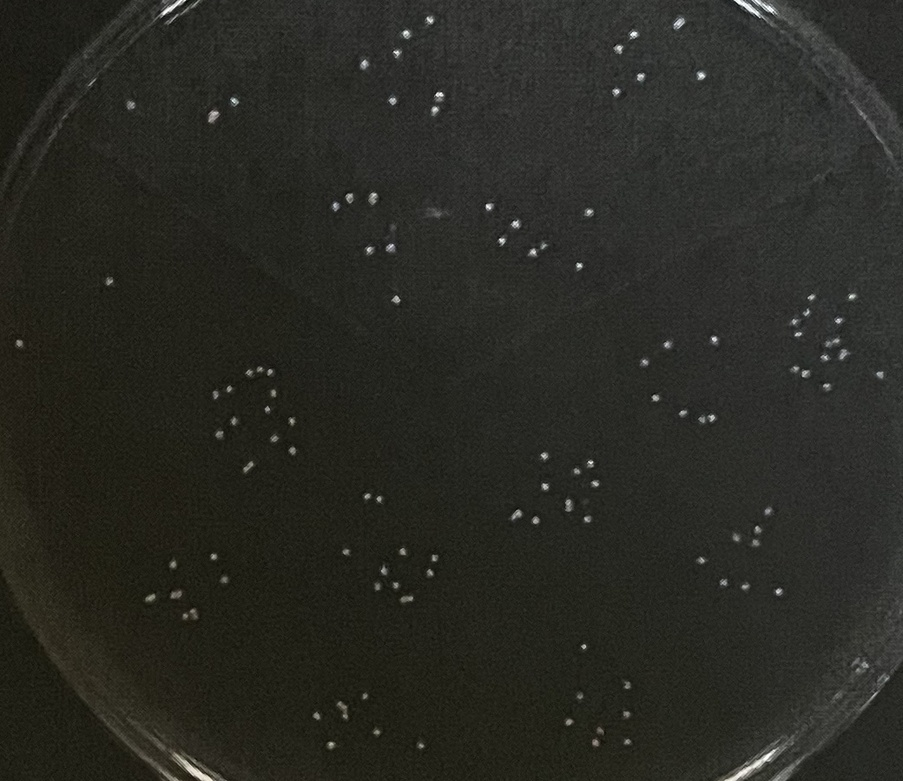
#> input picture src/img/bacteria_dark.jpg, 903 x 781 px, shrunk from 1040 x 899 before the run
$ jupyter execute gamma.ipynb
#> lines starting #> are read from the running program, lines starting #| are printed output that depends on the picture; after the words box and inside, x2 and y2 are one past the last pixel; in counts of white or black regions, pixels touching at a corner belong together; long printed decimals are rounded
Import

[cell 1]
import cv2
import numpy as np
import matplotlib.pyplot as plt
import os

Init

[cell 2]
image_dir = "img"
image_name = "bacteria_dark.jpg"
image_name = f"{image_dir}/{image_name}"

Load image

[cell 3]
image = cv2.imread(image_name, 0)
#> image: shape (781, 903); min 3, max 255, mean 41
rgb_image = cv2.cvtColor(image, cv2.COLOR_GRAY2RGB)

print(image)
#> (printed output is left out)

plt.imshow(image, cmap="gray")
plt.title("Original image")
plt.show()

Histogram equalisation

[cell 4]
image = cv2.equalizeHist(image)
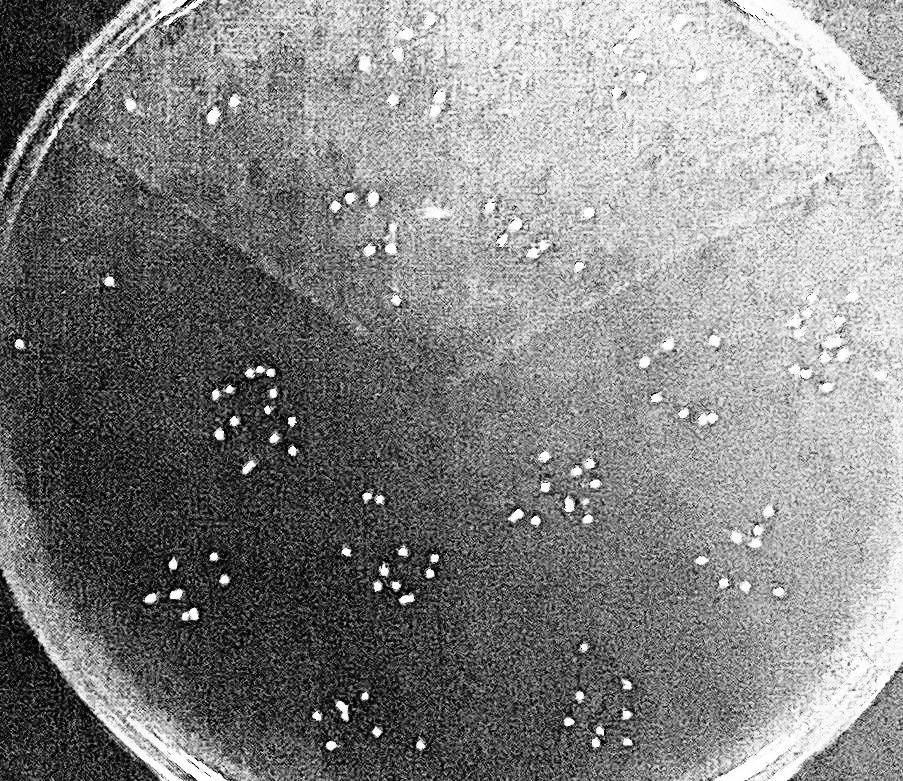
#> image: shape (781, 903); min 0, max 255, mean 131.5

print(image)
#> (printed output is left out)

plt.imshow(image, cmap="gray")
plt.title("Original image")
plt.show()

Binary thresholding

[cell 5]
ret, image = cv2.threshold(image, 250, 255, cv2.THRESH_BINARY)
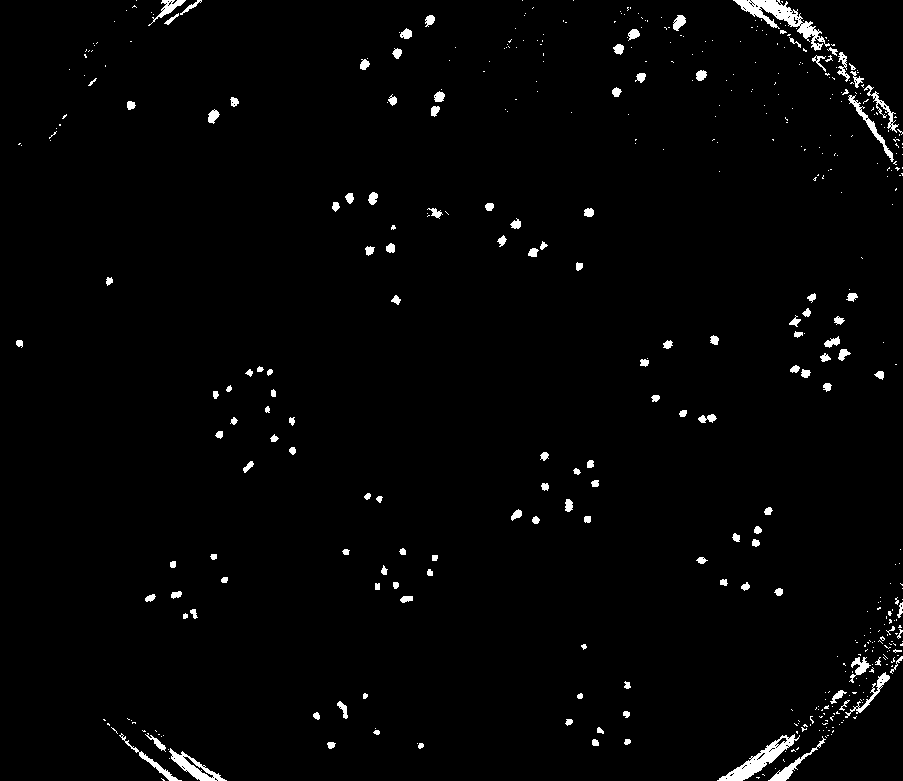
#> image: shape (781, 903); 1.8% white; 474 white regions (333 under 20 px), largest, box (x1, y1, x2, y2) and area: (733, 0, 830, 51) 1282, (717, 734, 800, 781) 1009, (169, 748, 227, 781) 594

print(image)
#> (printed output is left out)

plt.imshow(image, cmap="gray")
plt.title("Original image")
plt.show()

Define erosion / dilation kernel

[cell 6]
kernel = np.ones((3,3), np.uint8)

print(kernel)

Apply erosion

[cell 7]
thresh = cv2.erode(image, kernel, iterations=0)

print(thresh)
#> (printed output is left out)

plt.imshow(thresh, cmap="gray")
plt.title("Thresholded image")
plt.show()

Apply dilation

[cell 8]
thresh = cv2.dilate(image, kernel, iterations=1)
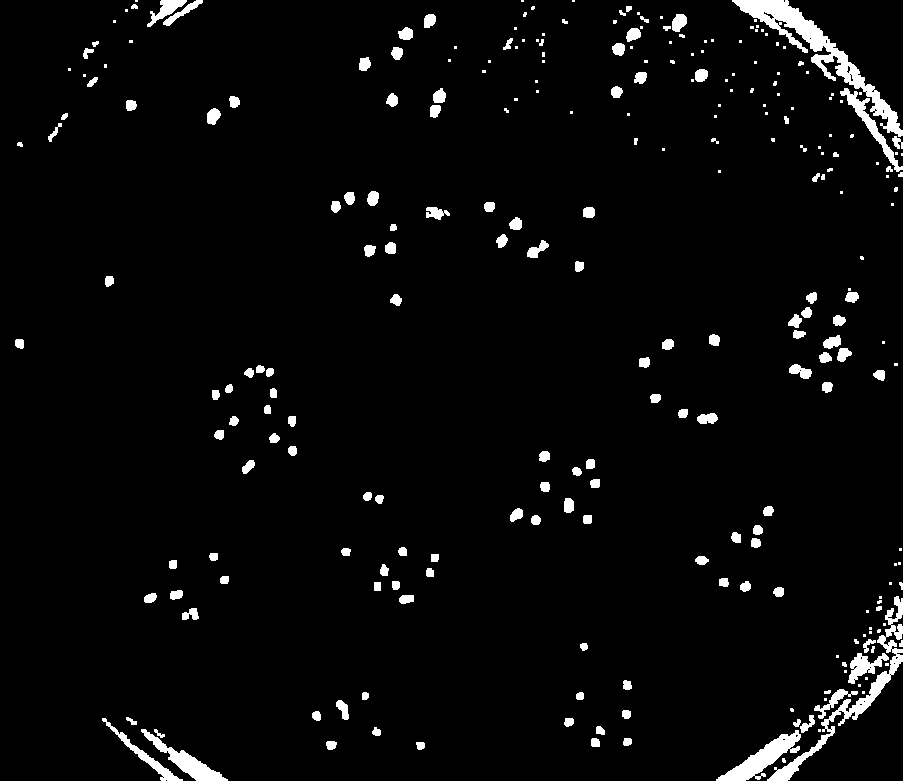
#> thresh: shape (781, 903); 3.5% white; 267 white regions (111 under 20 px), largest, box (x1, y1, x2, y2) and area: (732, 0, 903, 137) 3754, (767, 596, 903, 781) 2340, (716, 730, 801, 781) 1458

print(thresh)
#> (printed output is left out)

plt.imshow(thresh, cmap="gray")
plt.title("Thresholded image")
plt.show()

Find the circles

[cell 9]
circles = cv2.HoughCircles(thresh, cv2.HOUGH_GRADIENT, dp=1.2, minDist=20, param1=50, param2=0.9, minRadius=1, maxRadius=3)
#> circles = 209 rows, first 8: [103.8, 719.4, 2.32], [804.6, 49.8, 2.32], [834.6, 154.2, 2.32], [855, 691.8, 2.32], [184.2, 4.2, 2.32], [447, 213, 2.2], [90.6, 49.8, 2.08], [59.4, 124.2, 1.96]

print(circles)
#| [[[103.8       719.4         2.320]
#|   [804.600    49.800    2.320]
#|   [834.600   154.200     2.320]
#|   [855.000   691.800     2.320]
#|   [184.200     4.200   2.320]
#|   [447.000   213.000     2.2      ]
#|   [ 90.600   49.800    2.08     ]
#|   [ 59.4       124.200    1.96     ]
#|   [861.000   257.400     1.96     ]
#|   [383.400   565.800     2.320]
#|   [635.4       139.8         2.320]
#|   [757.800   777.000     2.320]
#> (further printed lines are left out)

Count and draw circles

[cell 10]
count = 0

if circles is not None:
  circles = np.round(circles[0, :]).astype("int")
#> circles = 209 rows, first 8: [104, 719, 2], [805, 50, 2], [835, 154, 2], [855, 692, 2], [184, 4, 2], [447, 213, 2], [91, 50, 2], [59, 124, 2]

  for (x,y,r) in circles:
    if r <= 8 / 3.14:
      cv2.circle(rgb_image, (x,y), r, (0,255,0), 1)
      count += 1
#> this loop made 209 passes
#> (x, y) on passes 1 to 12: (104, 719), (805, 50), (835, 154), (855, 692), (184, 4), (447, 213), (91, 50), (59, 124), (861, 257), (383, 566), (635, 140), (758, 777)
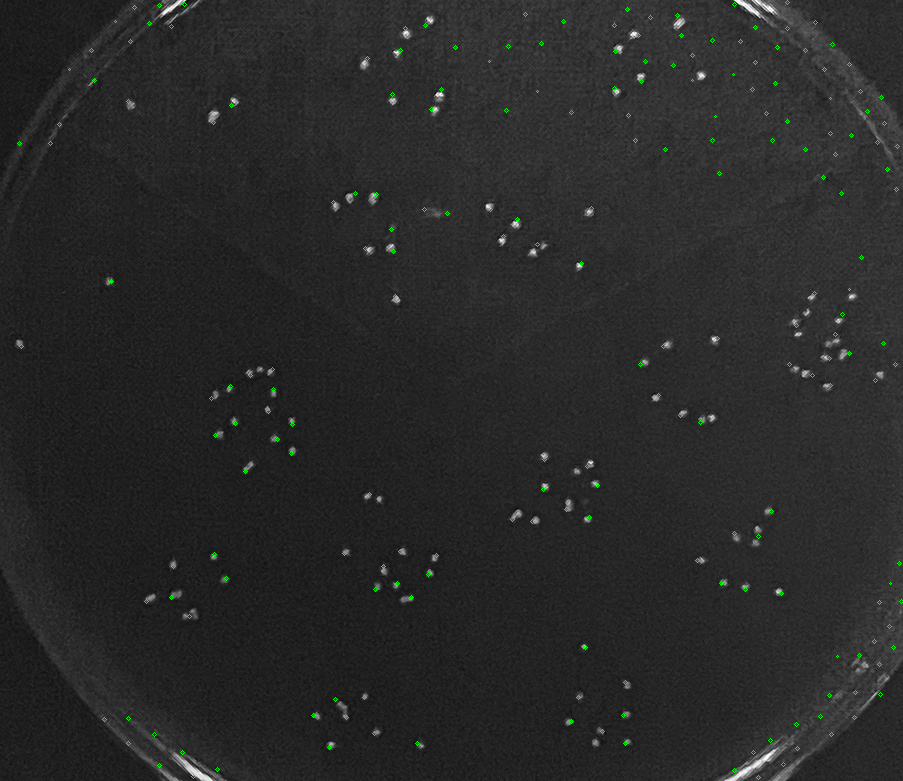
#> rgb_image: shape (781, 903, 3); mean B, G, R 40.8, 41.4, 40.8
#> after the loop, count = 209

print(count)

plt.figure(figsize=(10,5))

plt.subplot(1,2,1)
plt.imshow(thresh, cmap="gray")
plt.title("Thresholded image")

plt.subplot(1,2,2)
plt.imshow(rgb_image)
plt.title("Original image")

plt.show()
